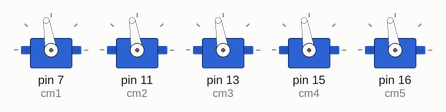
A program run on a simulated Raspberry Pi (header pin numbers). Parts: 5 × servo. Servo angles are drawn from the pulse width (0.5 ms = 0°, 2.5 ms = 180°); the clock reads 2024-03-15 10:24:30 at power-on unless the program sets it; what the program prints to the terminal is not drawn. At 5.0 s the program stops and its outputs stay as they are.

Above: at 0.1 s.
At 1.1 s:
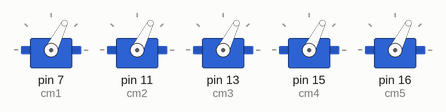
At 2.1 s:
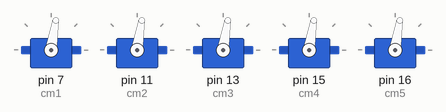
Timing chart, 0 to 3.6 s (numbered marks = the images above):
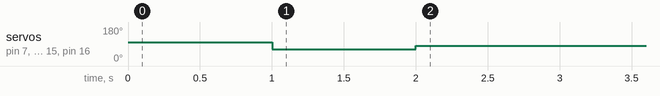

The program:

throttle_test.py
```python
import RPi.GPIO as GPIO
import time

from src import throttle

GPIO.setmode(GPIO.BOARD)

# setup GPIO pins for servo motors
GPIO.setup(7, GPIO.OUT)
GPIO.setup(11, GPIO.OUT)
GPIO.setup(13, GPIO.OUT)
GPIO.setup(15, GPIO.OUT)
GPIO.setup(16, GPIO.OUT)

cm1 = GPIO.PWM(7, 50)
cm2 = GPIO.PWM(11, 50)
cm3 = GPIO.PWM(13, 50)
cm4 = GPIO.PWM(15, 50)
cm5 = GPIO.PWM(16, 50)

#for i in range(1):
    #throttle.throttle(cm1, 20)
#    throttle.throttle(cm2)
#    throttle.throttle(cm3)
#    throttle.throttle(cm4)

#throttle.rotateAngle(cm1, 10)

start = time.time()

cm1.start(0)
cm2.start(0)
cm3.start(0)
cm4.start(0)
cm5.start(0)

GPIO.output(7, True)
GPIO.output(11, True)
GPIO.output(13, True)
GPIO.output(15, True)
GPIO.output(16, True)

cm1.ChangeDutyCycle(8)
cm2.ChangeDutyCycle(8)
cm3.ChangeDutyCycle(8)
cm4.ChangeDutyCycle(8)
cm5.ChangeDutyCycle(8)
time.sleep(1)

cm1.ChangeDutyCycle(6)
cm2.ChangeDutyCycle(6)
cm3.ChangeDutyCycle(6)
cm4.ChangeDutyCycle(6)
cm5.ChangeDutyCycle(6)
time.sleep(1)


while (time.time()-start) < 5:

    cm1.ChangeDutyCycle(7)
    cm2.ChangeDutyCycle(7)
    cm3.ChangeDutyCycle(7)
    cm4.ChangeDutyCycle(7)
    cm5.ChangeDutyCycle(7)

    """
    throttle.neutral_position(cm1, 7)
    throttle.neutral_position(cm2, 11)
    throttle.neutral_position(cm3, 13)
    throttle.neutral_position(cm4, 15)
    """


cm1.stop()
cm2.stop()
cm3.stop()
cm4.stop()
print("stop()")
GPIO.cleanup()
```

throttle.py
```python
import RPi.GPIO as GPIO
import time

def rotateAngle(motor, angle):
    duty = angle/18+3
    GPIO.output(7, True)
    motor.ChangeDutyCycle(duty)
    time.sleep(1)
    GPIO.output(7, False)
    motor.ChangeDutyCycle(duty)


def throttle(motor, angle=20):
    """Throttle motor to ensure movement"""

    motor.start(0)
    GPIO.output(7, True)
    motor.ChangeDutyCycle(1)
    time.sleep(1)
    #motor.ChangeDutyCycle(2)
    #time.sleep(1)
    motor.stop()

def neutral_position(motor, pin_number):
    motor.start(0)
    GPIO.output(11, True)
    motor.ChangeDutyCycle(7)
    time.sleep(1)
    
```

Measured:
- by itself, servo on pin 7 (cm1), servo on pin 11 (cm2), servo on pin 13 (cm3), servo on pin 15 (cm4), servo on pin 16 (cm5): 99° → 63° at 1.0 s, → 81° 1.0 s later
